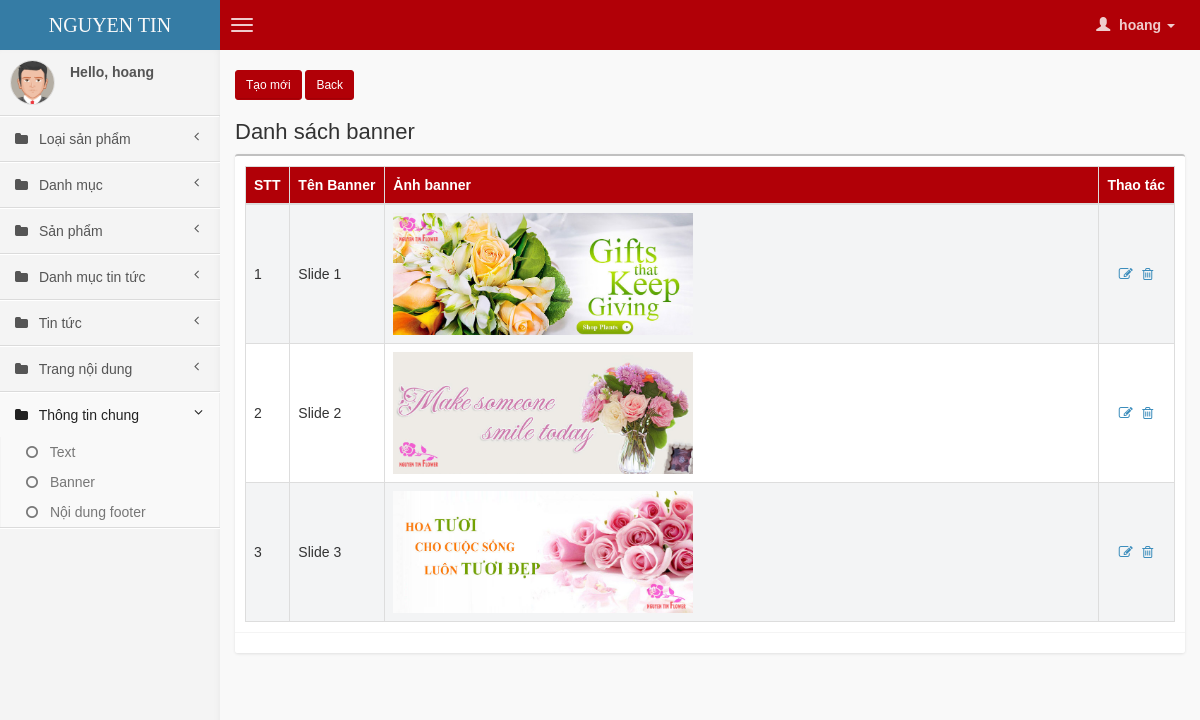
Page /backend/index.php?mod=banner&act=list&position_id=1 (signed in) on the committed database.
### tables this page shows
CREATE TABLE IF NOT EXISTS `banner` (
  `id` int(11) NOT NULL AUTO_INCREMENT,
  `name_vi` varchar(255) NOT NULL,
  `name_en` varchar(255) NOT NULL,
  `alias_vi` varchar(255) DEFAULT NULL,
  `alias_en` varchar(255) DEFAULT NULL,
  `start_time` int(11) DEFAULT NULL,
  `end_time` int(11) DEFAULT NULL,
  `position_id` int(11) NOT NULL,
  `description_vi` varchar(255) DEFAULT NULL,
  `description_en` varchar(255) DEFAULT NULL,
  `content_vi` text,
  `content_en` text,
  `image_url` varchar(255) NOT NULL,
  `link_url` varchar(500) DEFAULT NULL,
  `type_id` tinyint(4) NOT NULL,
  `size_default` varchar(50) DEFAULT NULL,
  `status` tinyint(1) NOT NULL,
  `created_at` int(11) NOT NULL,
  `updated_at` int(11) NOT NULL,
  `created_by` smallint(6) NOT NULL,
  `meta_title_vi` varchar(255) NOT NULL,
  `meta_title_en` varchar(255) NOT NULL,
  `meta_description_vi` varchar(255) NOT NULL,
  `meta_description_en` varchar(255) NOT NULL,
  `meta_keyword_vi` varchar(255) NOT NULL,
  `meta_keyword_en` varchar(255) NOT NULL,
  `updated_by` smallint(6) NOT NULL,
  PRIMARY KEY (`id`)
);

### backend/model/Backend.php (called while the page is built, shortened)
<?php
class Backend {
    function getChild($table, $column, $parent_id, $type=-1){
        $arr = array();
        $sql = "SELECT * FROM $table WHERE $column = $parent_id ";
        $rs = mysql_query($sql);
        while( $row = mysql_fetch_assoc($rs)){
            $arr[] = $row;
        }
        return $arr;
    }
}
?>

### backend/view/banner/list.php (the view, shortened to what this page needs)
<?php
require_once "model/Backend.php";
$model = new Backend;
$position_id = (int) $_GET['position_id'];
$arrList = $model->getChild("banner", "position_id", $position_id);
?>
<div class="row">
    <div class="col-md-12">
        <?php if($position_id !=2 && $position_id !=3 ){ ?>
        <button class="btn btn-primary btn-sm right"
        onclick="location.href='index.php?mod=banner&act=form&position_id=<?php echo $position_id; ?>'">
        Tạo mới</button>
        <?php } ?>
        <button class="btn btn-primary btn-sm right"
        onclick="location.href='index.php?mod=banner&act=index'">
        Back</button>
        <div class="box-header">
            <h3 class="box-title">Danh sách banner</h3>
        </div>
        <div class="box">
            <div class="box-body">
                <table class="table table-bordered table-striped" id="tbl_list">
                    <thead>
                        <tr>
                            <th width="1%">STT</th>
                            <th width="1%" style="white-space:nowrap">Tên Banner</th>
                            <th width="70%">Ảnh banner</th>
                            <th width="1%" style="white-space:nowrap">Thao tác</th>
                        </tr>
                     </thead>
                     <tbody>
                        <?php
                        $i = 0;
                        if(!empty($arrList)){
                        foreach($arrList as $value){
                        $i++;
                        ?>
                         <tr id="row-<?php echo $value['id']; ?>">
                           <td width="1%"><?php echo $i; ?></th>
                            <td width="1%" style="white-space:nowrap"><?php echo $value['name_vi']; ?></td>
                            <td width="70%">
                                <img class="lazy" data-original="../<?php echo $value['image_url'];?>" width="300px" />
                            </td>
                            <td width="1%" style="white-space:nowrap;text-align:center">
                                <a href="index.php?mod=banner&act=form&id=<?php echo $value['id']; ?>&position_id=<?php echo $position_id?>" title="Click để chỉnh sửa">
                                    <i class="fa fa-fw fa-edit"></i>
                                </a>
                                <a title="Click để xóa" href="javascript:;" alias="<?php echo $value['name_event']; ?>" id="<?php echo $value['id']; ?>" mod="banner" class="link_delete" >
                                    <i class="fa fa-fw fa-trash-o"></i>
                                </a>
                            </td>
                        </tr>
                        <?php } }else{ ?>
                        <tr>
                            <td colspan="9" class="error_data">Không tìm thấy dữ liệu!</td>
                        </tr>
                        <?php } ?>
                    </tbody>
                </table>
            </div>
            <div class="box-footer clearfix"></div>
        </div>
    </div>
</div>

### rows in the picture
banner: name_vi "Slide 1", shows a picture
banner: name_vi "Slide 2", shows a picture
banner: name_vi "Slide 3", shows a picture

### other values in the picture
$_SESSION['email'] "hoang"
